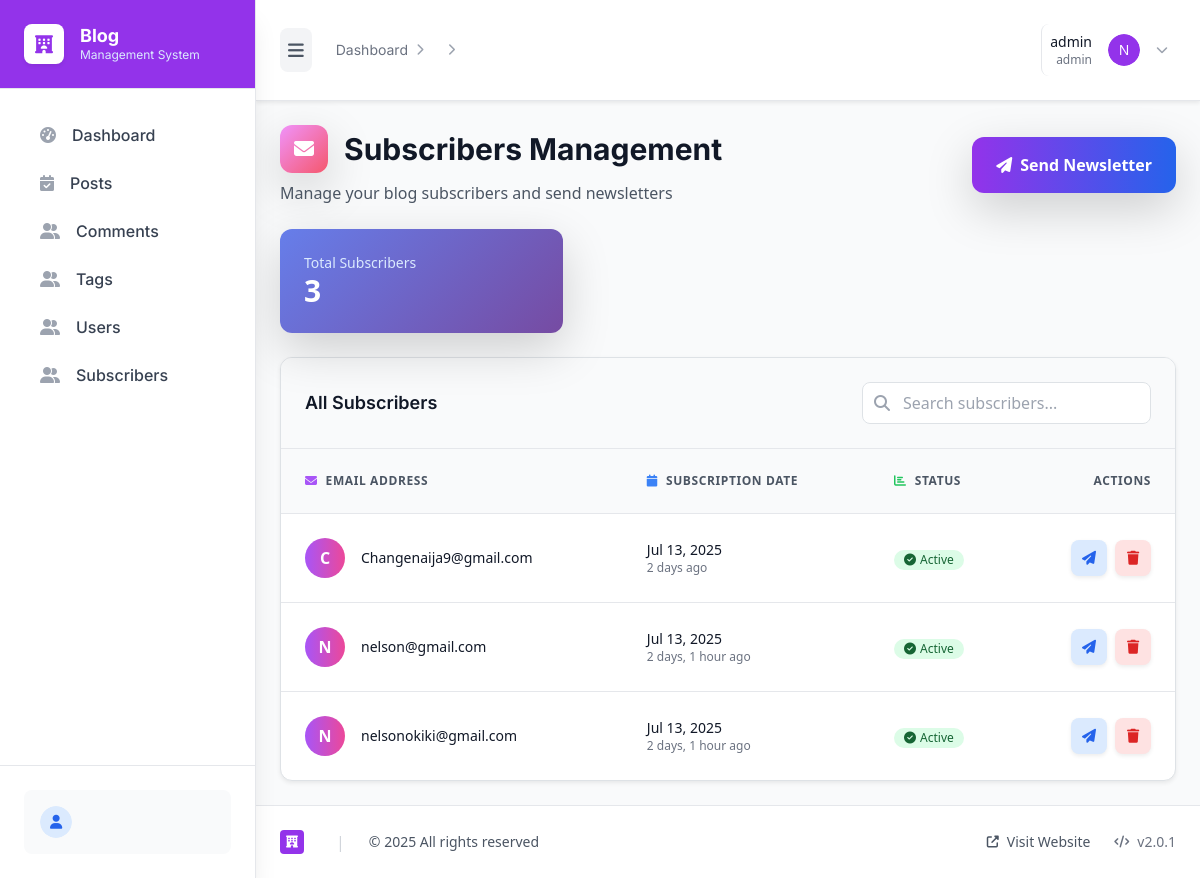
Screenshot of /admin-panel/subscribers/ (signed in) with the database file from the repository.
### admin_panel/models.py (models this page shows, shortened)
class User(AbstractUser):
    bio = models.TextField(max_length=500, blank=True)
    profile_picture = models.ImageField(upload_to='profile_pics/', blank=True, null=True)
    created_at = models.DateTimeField(auto_now_add=True)

class Subscriber(models.Model):
    email = models.EmailField(unique=True)
    subscribed_at = models.DateTimeField(auto_now_add=True)
    is_active = models.BooleanField(default=True)

### admin_panel/views/subscribers.py (the view)
# urls.py: path('subscribers/', views.SubscriberListView.as_view(), name='subscriber_list'),
class SubscriberListView(LoginRequiredMixin, View):
    template_name = 'admin_panel/subscribers/list.html'
    login_url = '/admin-panel/login/'
    def get(self, request):
        subscribers = Subscriber.objects.all().order_by('-subscribed_at')
        paginator = Paginator(subscribers, 20)
        page_number = request.GET.get('page')
        page_obj = paginator.get_page(page_number)
        context = {
            'subscribers': page_obj,
            'page_obj': page_obj,
        }
        return render(request, self.template_name, context)

### templates/admin_panel/subscribers/list.html (shortened to what this page needs)
{% extends 'admin_panel/base_new.html' %}
{% load static %}
{% block content %}
<div class="space-y-6">
    <div class="flex flex-col lg:flex-row lg:items-center lg:justify-between gap-4">
        <div>
            <h1 class="text-3xl font-bold text-gray-900 flex items-center gap-3">
                <div class="w-12 h-12 email-icon rounded-xl flex items-center justify-center shadow-lg">
                    <i class="fas fa-envelope text-white text-xl"></i>
                </div>
                Subscribers Management
            </h1>
            <p class="text-gray-600 mt-2">Manage your blog subscribers and send newsletters</p>
        </div>
        <div class="flex flex-col sm:flex-row gap-3">
            <a href="{% url 'admin_panel:subscriber_email_all' %}"
               class="inline-flex items-center justify-center px-6 py-3 bg-gradient-to-r from-purple-600 to-blue-600 text-white font-semibold rounded-xl hover:from-purple-700 hover:to-blue-700 transition-all duration-200 shadow-lg hover:shadow-xl transform hover:-translate-y-0.5">
                <i class="fas fa-paper-plane mr-2"></i>
                Send Newsletter
            </a>
        </div>
    </div>
    <div class="grid grid-cols-1 md:grid-cols-3 gap-6">
        <div class="stats-card rounded-xl p-6 text-white shadow-lg">
            <div class="flex items-center justify-between">
                <div>
                    <p class="text-blue-100 text-sm font-medium">Total Subscribers</p>
                    <p class="text-3xl font-bold">{{ subscribers.paginator.count }}</p>
                </div>
            </div>
        </div>
    </div>
    <div class="bg-white rounded-xl shadow-sm border border-gray-200 overflow-hidden">
        <div class="px-6 py-4 border-b border-gray-200 bg-gray-50">
            <div class="flex flex-col sm:flex-row sm:items-center sm:justify-between gap-4">
                <h2 class="text-lg font-semibold text-gray-900">All Subscribers</h2>
                <div class="flex items-center gap-3">
                    <div class="relative">
                        <input type="text" placeholder="Search subscribers..."
                               class="pl-10 pr-4 py-2 border border-gray-300 rounded-lg focus:ring-2 focus:ring-purple-500 focus:border-transparent">
                        <i class="fas fa-search absolute left-3 top-1/2 transform -translate-y-1/2 text-gray-400"></i>
                    </div>
                </div>
            </div>
        </div>
        <div class="mobile-table-scroll">
            <table class="w-full mobile-table">
                <thead class="bg-gray-50 border-b border-gray-200">
                    <tr>
                        <th class="px-6 py-4 text-left text-xs font-semibold text-gray-600 uppercase tracking-wider">
                            <div class="flex items-center gap-2">
                                <i class="fas fa-envelope text-purple-500"></i>
                                Email Address
                            </div>
                        </th>
                        <th class="px-6 py-4 text-left text-xs font-semibold text-gray-600 uppercase tracking-wider mobile-hide">
                            <div class="flex items-center gap-2">
                                <i class="fas fa-calendar text-blue-500"></i>
                                Subscription Date
                            </div>
                        </th>
                        <th class="px-6 py-4 text-left text-xs font-semibold text-gray-600 uppercase tracking-wider mobile-hide">
                            <div class="flex items-center gap-2">
                                <i class="fas fa-chart-bar text-green-500"></i>
                                Status
                            </div>
                        </th>
                        <th class="px-6 py-4 text-right text-xs font-semibold text-gray-600 uppercase tracking-wider">
                            Actions
                        </th>
                    </tr>
                </thead>
                <tbody class="divide-y divide-gray-200">
                    {% for subscriber in subscribers %}
                    <tr class="hover:bg-gray-50 transition-colors duration-150">
                        <td class="px-6 py-4">
                            <div class="flex items-center gap-3">
                                <div class="w-10 h-10 bg-gradient-to-r from-purple-500 to-pink-500 rounded-full flex items-center justify-center text-white font-semibold">
                                    {{ subscriber.email.0|upper }}
                                </div>
                                <div>
                                    <div class="text-sm font-medium text-gray-900">
                                        {{ subscriber.email }}
                                    </div>
                                </div>
                            </div>
                        </td>
                        <td class="px-6 py-4 mobile-hide">
                            <div class="text-sm text-gray-900">
                                {{ subscriber.subscribed_at|date:"M d, Y" }}
                            </div>
                            <div class="text-xs text-gray-500">
                                {{ subscriber.subscribed_at|timesince }} ago
                            </div>
                        </td>
                        <td class="px-6 py-4 mobile-hide">
                            <span class="inline-flex items-center px-2.5 py-0.5 rounded-full text-xs font-medium bg-green-100 text-green-800">
                                <i class="fas fa-check-circle mr-1"></i>
                                Active
                            </span>
                        </td>
                        <td class="px-6 py-4 text-right">
                            <div class="flex items-center justify-end gap-2">
                                <a href="{% url 'admin_panel:subscriber_email' subscriber.pk %}"
                                   class="action-btn inline-flex items-center justify-center w-9 h-9 rounded-lg bg-blue-100 text-blue-600 hover:bg-blue-200 transition-all duration-150 shadow-sm"
                                   title="Send Email">
                                    <i class="fas fa-paper-plane text-sm"></i>
                                </a>
                                <a href="{% url 'admin_panel:subscriber_delete' subscriber.pk %}"
                                   class="action-btn inline-flex items-center justify-center w-9 h-9 rounded-lg bg-red-100 text-red-600 hover:bg-red-200 transition-all duration-150 shadow-sm"
                                   title="Delete Subscriber"
                                   onclick="return confirm('Are you sure you want to delete this subscriber?')">
                                    <i class="fas fa-trash text-sm"></i>
                                </a>
                            </div>
                        </td>
                    </tr>
                    {% endfor %}
                </tbody>
            </table>
        </div>
    </div>
</div>
{% endblock %}

### templates/admin_panel/base_new.html (shortened to what this page needs)
{% load static %}
<!DOCTYPE html>
<html lang="en">
<head>
    <link rel="stylesheet" href="https://cdnjs.cloudflare.com/ajax/libs/font-awesome/6.4.0/css/all.min.css">
    <link href="https://cdn.jsdelivr.net/npm/bootstrap@5.1.3/dist/css/bootstrap.min.css" rel="stylesheet">
    <script src="https://cdn.tailwindcss.com"></script>
    <link rel="stylesheet" href="{% static 'css/admin.css' %}">
</head>
<body class="bg-gray-50 min-h-screen font-sans">
<div class="flex min-h-screen">
    <aside id="sidebar" class="sidebar w-64 bg-white shadow-xl flex flex-col fixed inset-y-0 left-0 z-50 transition-all duration-300 transform -translate-x-full lg:translate-x-0 border-r border-gray-200">
        <div class="flex items-center gap-3 px-6 py-6 border-b border-gray-200 bg-purple-600">
            <div class="flex items-center gap-3">
                <div class="w-10 h-10 bg-white rounded-lg flex items-center justify-center shadow-sm">
                        <i class="fas fa-hotel text-purple-600 text-lg"></i>
                </div>
                <div class="sidebar-logo-text">
                    <h1 class="font-bold text-lg text-white leading-tight">Blog</h1>
                    <p class="text-blue-100 text-xs">Management System</p>
                </div>
            </div>
        </div>
        <nav class="flex-1 px-4 py-6 space-y-1 overflow-y-auto">
            {% include 'admin_panel/sidebar.html' %}
        </nav>
        <div class="p-4 border-t border-gray-200">
            <div class="flex items-center gap-3 p-3 bg-gray-50 rounded-lg">
                <div class="w-8 h-8 rounded-full flex items-center justify-center overflow-hidden">
                        <div class="w-full h-full bg-blue-100 rounded-full flex items-center justify-center">
                            <i class="fas fa-user text-blue-600 text-sm"></i>
                        </div>
                </div>
            </div>
        </div>
    </aside>
    <div id="mainContent" class="flex-1 lg:ml-64 transition-all duration-300 relative min-w-0 flex flex-col min-h-screen">
        <header class="bg-white shadow-sm border-b border-gray-200 sticky top-0 z-20">
            <div class="flex items-center justify-between px-4 lg:px-8 py-4">
                <div class="flex items-center gap-4">
                    <button id="toggleSidebar" class="p-2 rounded-lg bg-gray-100 hover:bg-gray-200 text-gray-600 hover:text-gray-900 transition-all duration-200 focus:outline-none focus:ring-2 focus:ring-blue-500">
                        <i class="fas fa-bars text-lg"></i>
                    </button>
                    <nav class="hidden md:flex items-center space-x-2 text-sm">
                        <span href="" class="text-gray-500 hover:text-gray-700 transition-colors">Dashboard</span>
                            <i class="fas fa-chevron-right text-gray-400 text-xs"></i>
                            <i class="fas fa-chevron-right text-gray-400 text-xs"></i>
                    </nav>
                </div>
                <div class="flex items-center gap-4">
                    <div class="relative">
                        <button id="userMenuButton" class="flex items-center gap-3 pl-4 border-l border-gray-200 hover:bg-gray-50 rounded-lg p-2 transition-colors duration-200 focus:outline-none focus:ring-2 focus:ring-purple-600">
                            <div class="hidden sm:block text-right">
                                <p class="text-sm font-medium text-gray-900">{{ user.username }}</p>
                                <p class="text-xs text-gray-500">{{ user.username }}</p>
                            </div>
                            <div class="w-8 h-8 rounded-full flex items-center justify-center overflow-hidden">
                                    <div class="w-full h-full bg-purple-600 rounded-full flex items-center justify-center text-white font-medium text-sm">
                                        {% if request.user.first_name %}{{ request.user.first_name.0|upper }}{% elif request.user.username %}{{ request.user.username.0|upper }}{% else %}U{% endif %}
                                    </div>
                            </div>
                            <i class="fas fa-chevron-down text-gray-400 text-xs"></i>
                        </button>
                    </div>
                </div>
            </div>
        </header>
        <main class="p-4 lg:p-8 relative z-10 flex-1">
            {% block content %}{% endblock %}
        </main>
        <footer class="bg-white border-t border-gray-200 px-4 lg:px-8 py-6 mt-auto">
            <div class="flex flex-col md:flex-row md:items-center md:justify-between gap-4">
                <div class="flex items-center gap-4">
                    <div class="flex items-center gap-2">
                        <div class="w-6 h-6 bg-purple-600 rounded flex items-center justify-center">
                                <i class="fas fa-hotel text-white text-xs"></i>
                        </div>
                    </div>
                    <span class="text-gray-300">|</span>
                    <span class="text-sm text-gray-600">&copy; {{ now|date:"Y"|default:2025 }} All rights reserved</span>
                </div>
                <div class="flex items-center gap-6">
                    <a href="{% url 'blog:home' %}" class="text-sm text-gray-600 hover:text-blue-600 transition-colors flex items-center gap-2">
                        <i class="fas fa-external-link-alt text-xs"></i>
                        Visit Website
                    </a>
                    <div class="flex items-center gap-2 text-sm text-gray-500">
                        <i class="fas fa-code text-xs"></i>
                        <span>v2.0.1</span>
                    </div>
                </div>
            </div>
        </footer>
    </div>
</div>
</body>
</html>

### static/css/admin.css (style rules this page uses)
.sidebar { transition: all 0.3s ease; }

### templates/admin_panel/base_new.html (style rules this page uses)
html { font-family: 'Inter', system-ui, sans-serif; font-size: 16px; }
body { font-family: 'Inter', system-ui, sans-serif; font-size: 1rem; overflow-x: hidden; }
h1, h2, h3, h4, h5, h6 { font-family: 'Inter', system-ui, sans-serif; font-weight: 700; }
.sidebar, nav, .sidebar a, .sidebar span, .sidebar li { font-family: 'Inter', system-ui, sans-serif; }

### templates/admin_panel/subscribers/list.html (style rules this page uses)
.action-btn { transition: all 0.2s ease; }
.stats-card { background: linear-gradient(135deg, #667eea 0%, #764ba2 100%); }
.email-icon { background: linear-gradient(135deg, #f093fb 0%, #f5576c 100%); }

### rows the page displays
User: username "admin", user.first_name.0 "N"
Subscriber: email.0 "C", email "Changenaija9@gmail.com", subscribed_at "Jul 13, 2025", subscribed_at "2 days"
Subscriber: email.0 "N", email "nelson@gmail.com", subscribed_at "Jul 13, 2025", subscribed_at "2 days, 1 hour"
Subscriber: email.0 "N", email "nelsonokiki@gmail.com", subscribed_at "Jul 13, 2025", subscribed_at "2 days, 1 hour"

### other values shown
{{ subscribers.paginator.count }} "3"
{{ now|date:"Y"|default:2025 }} "2025"
